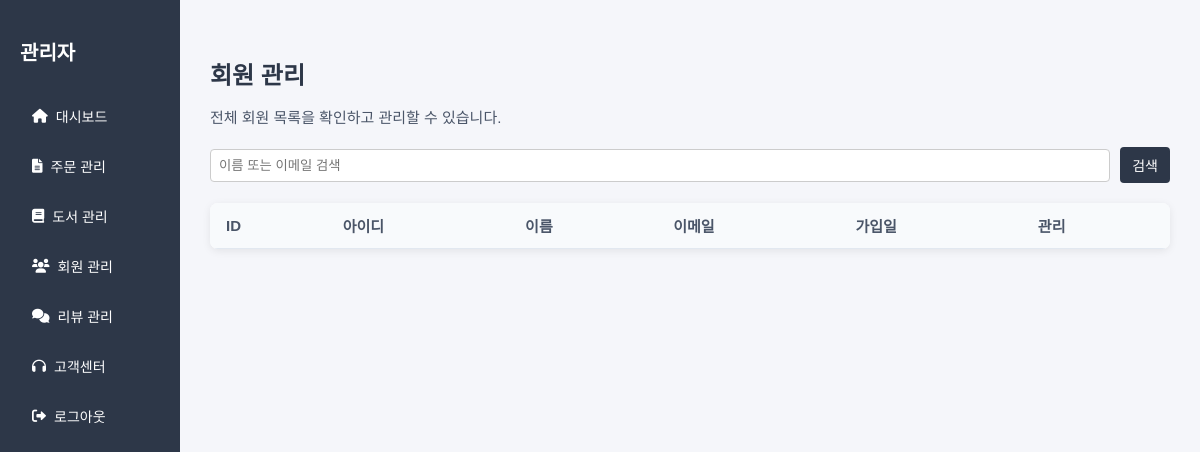
Page /admin_users.php on the earlier database version.
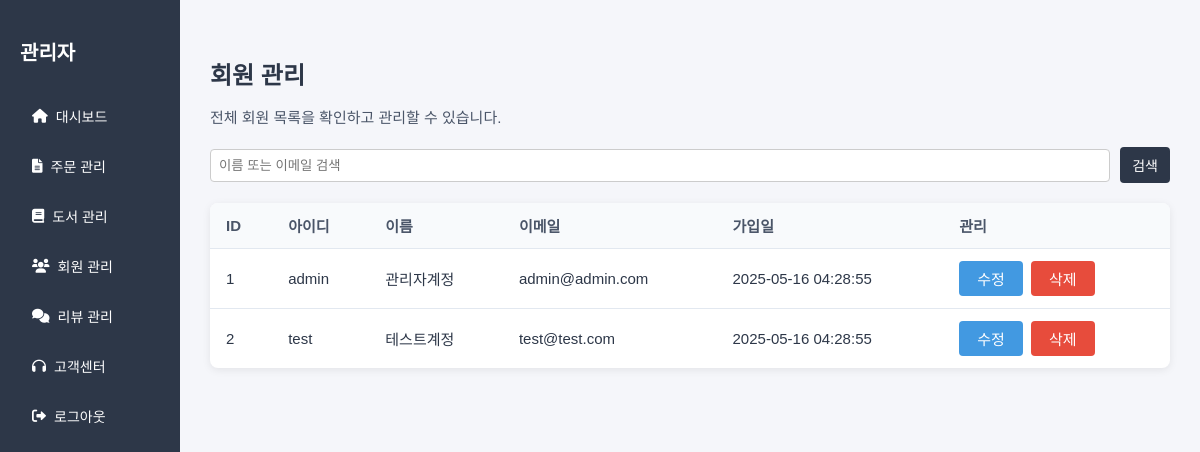
Same page on the later database version.
### tables this page shows
CREATE TABLE users (
    id INT AUTO_INCREMENT PRIMARY KEY,
    username VARCHAR(50) NOT NULL UNIQUE,
    password VARCHAR(255) NOT NULL,
    name VARCHAR(100) NOT NULL,
    email VARCHAR(100),
    created_at DATETIME DEFAULT CURRENT_TIMESTAMP
);

### admin_users.php (the view, shortened to what this page needs)
<?php
include 'connect.php';
$search = $_GET['q'] ?? '';
$search_sql = '';
$sql = "SELECT id, username, name, email, created_at FROM users $search_sql ORDER BY created_at DESC";
$result = $conn->query($sql);
?>
<!DOCTYPE html>
<html lang="ko">
<head>
  <link rel="stylesheet" href="css/admin.css">
  <link rel="stylesheet" href="https://cdnjs.cloudflare.com/ajax/libs/font-awesome/6.0.0/css/all.min.css">
</head>
<body>
<div class="admin-container">
  <?php include 'admin_sidebar.php'; ?>
  <main class="main-content">
    <h1>회원 관리</h1>
    <p>전체 회원 목록을 확인하고 관리할 수 있습니다.</p>
    <form method="get" class="search-form">
      <input type="text" name="q" placeholder="이름 또는 이메일 검색" value="<?= $search ?>">
      <button type="submit">검색</button>
    </form>
    <table class="admin-table">
      <thead>
        <tr>
          <th>ID</th>
          <th>아이디</th>
          <th>이름</th>
          <th>이메일</th>
          <th>가입일</th>
          <th>관리</th>
        </tr>
      </thead>
      <tbody>
        <?php while ($row = $result->fetch_assoc()): ?>
        <tr>
          <td><?= $row['id'] ?></td>
          <td><?= $row['username'] ?></td>
          <td><?= $row['name'] ?></td>
          <td><?= $row['email'] ?></td>
          <td><?= $row['created_at'] ?></td>
          <td>
            <a href="admin_user_edit.php?id=<?= $row['id'] ?>" class="btn">수정</a>
            <a href="admin_user_delete.php?id=<?= $row['id'] ?>" class="btn delete-link" onclick="return confirm('정말 삭제하시겠습니까?')">삭제</a>
          </td>
        </tr>
        <?php endwhile; ?>
      </tbody>
    </table>
  </main>
</div>
</body>
</html>

### admin_sidebar.php
<aside class="sidebar">
  <h2>관리자</h2>
  <ul>
    <li><a href="admin_dashboard.php"><i class="fas fa-home"></i> <span>대시보드</span></a></li>
    <li><a href="admin_orders.php"><i class="fas fa-file-alt"></i> <span>주문 관리</span></a></li>
    <li><a href="admin_books.php"><i class="fas fa-book"></i> <span>도서 관리</span></a></li>
    <li><a href="admin_users.php"><i class="fas fa-users"></i> <span>회원 관리</span></a></li>
    <li><a href="admin_reviews.php"><i class="fas fa-comments"></i> <span>리뷰 관리</span></a></li>
    <li><a href="admin_inquiries.php"><i class="fas fa-headphones"></i> <span>고객센터</span></a></li>
    <li><a href="logout.php"><i class="fas fa-sign-out-alt"></i> <span>로그아웃</span></a></li>
  </ul>
</aside>

### css/admin.css (style rules this page uses)
:root { --admin-primary: #2d3748; --admin-secondary: #4a5568; --admin-accent: #4299e1; --admin-background: #f5f6fa; --admin-text: #2d3748; --admin-border: #e2e8f0; --admin-shadow: 0 2px 8px rgba(0,0,0,0.08); --sidebar-width: 180px; }
body { margin: 0; font-family: 'Noto Sans KR', sans-serif; background-color: var(--admin-background); color: var(--admin-text); overflow-x: hidden; }
.admin-container { display: flex; min-height: 100vh; width: 100%; }
.sidebar { width: var(--sidebar-width); background-color: var(--admin-primary); color: white; padding: 20px; position: fixed; height: 100vh; top: 0; left: 0; box-sizing: border-box; }
.sidebar h2 { font-size: 20px; margin-bottom: 30px; font-weight: bold; }
.sidebar ul { list-style: none; padding: 0; margin: 0; }
.sidebar ul li { margin-bottom: 10px; }
.sidebar ul li a { display: flex; align-items: center; padding: 10px 12px; color: white; text-decoration: none; border-radius: 4px; font-size: 14px; transition: background 0.2s ease; }
.sidebar ul li a i { margin-right: 8px; }
.main-content { margin-left: var(--sidebar-width); flex: 1; padding: 40px 30px 30px 30px; background-color: var(--admin-background); box-sizing: border-box; }
.main-content h1 { font-size: 24px; margin-bottom: 10px; font-weight: 700; }
.main-content p { font-size: 15px; color: var(--admin-secondary); margin-bottom: 20px; }
.admin-table { width: 100%; border-collapse: collapse; background: #fff; border-radius: 8px; overflow: hidden; box-shadow: var(--admin-shadow); font-size: 15px; margin-top: 20px; }
.admin-table th, .admin-table td { padding: 12px 16px; border-bottom: 1px solid var(--admin-border); text-align: left; }
.admin-table th { background: #f8fafc; font-weight: bold; color: var(--admin-secondary); }
.admin-table tr:last-child td { border-bottom: none; }
.btn { padding: 7px 18px; background: var(--admin-accent); color: #fff; border: none; border-radius: 4px; font-size: 15px; font-weight: 500; cursor: pointer; transition: background 0.2s; margin-right: 4px; text-decoration: none; display: inline-block; }
.delete-link { background: #e74c3c; }
.search-form { display: flex; align-items: center; gap: 10px; margin-bottom: 20px; }
.search-form input[type="text"] { padding: 8px; border: 1px solid #ccc; border-radius: 4px; flex: 1; }
.search-form button { padding: 8px 12px; background: var(--admin-primary); color: white; border: none; border-radius: 4px; cursor: pointer; font-size: 14px; }

Differences in the rows shown:
added users: id "1", username "admin", name "관리자계정", email "admin@admin.com", created_at "2025-05-16 04:28:55"
added users: id "2", username "test", name "테스트계정", email "test@test.com", created_at "2025-05-16 04:28:55"
